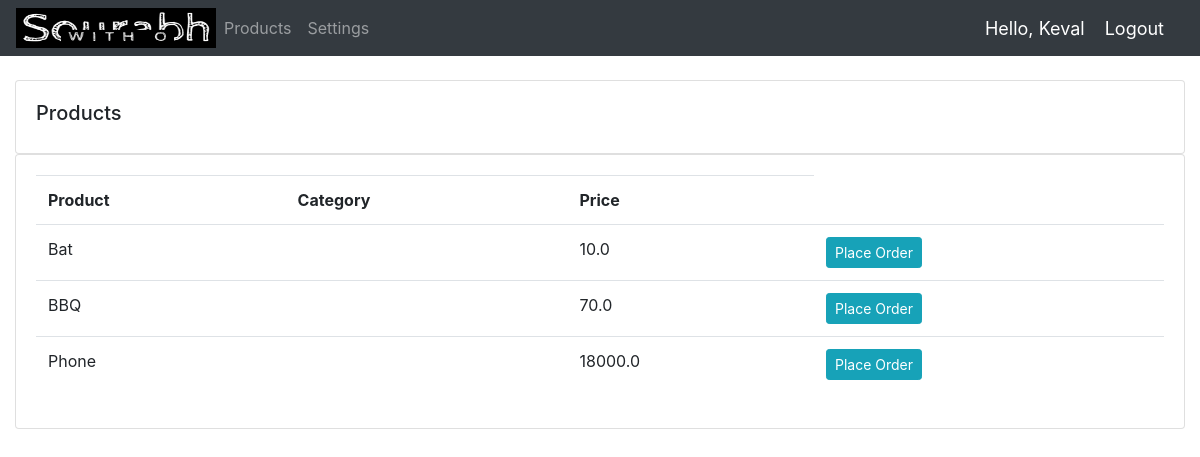
The page /products/ (signed in) on the database as committed earlier.
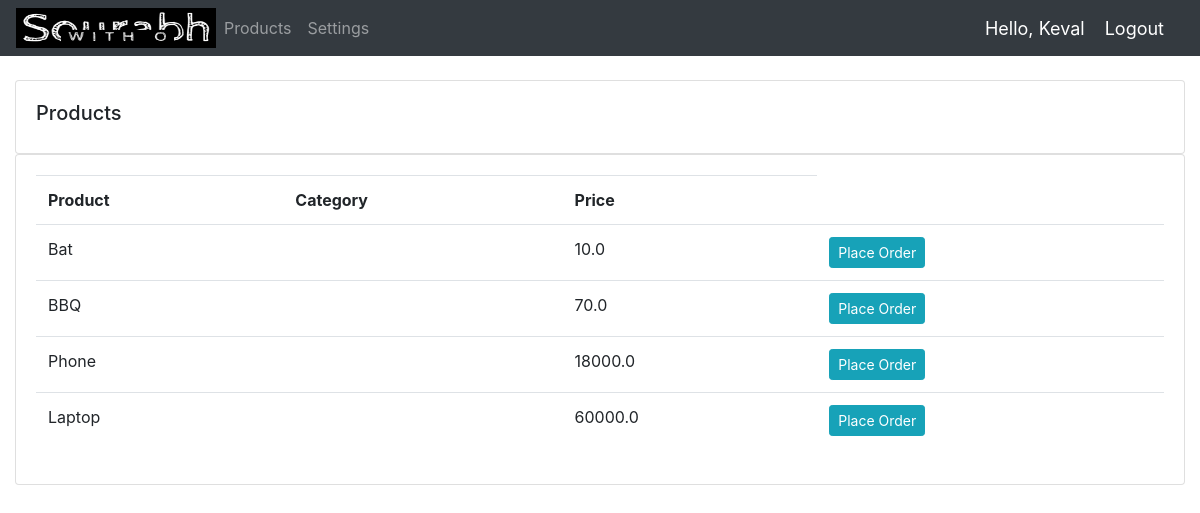
The same page on the database as committed later.
### accounts/models.py (models this page shows, shortened)
class Product(models.Model):
    name=models.CharField(max_length=200,null=True)
    price=models.FloatField(null=True)
    description=models.CharField(max_length=200,null=True,blank=True)
    date_added=models.DateTimeField(auto_now_add=True,null=True)

### accounts/views.py (the view)
# urls.py: path('products/',views.products,name="products"),
@login_required(login_url='login')
def products(request):
	products = Product.objects.all()
	return render(request, 'accounts/products.html', {'products':products})

### accounts/templates/accounts/products.html (shortened to what this page needs)
{%  extends 'accounts/main.html' %}
{% block content %}
		<br>
		<div class="row">
			<div class="col-md">
				<div class="card card-body">
					<h5>Products</h5>
				</div>
				<div class="card card-body">
					<table class="table">
						<tr>
							<th>Product</th>
							<th>Category</th>
							<th>Price</th>
						</tr>
						{% for i in products %}
							<tr>
								<td>{{i.name}}</td>
								<td>{{i.category}}</td>
								<td>{{i.price}}</td>
								{% if request.user.is_staff %}
 								{% else %}
								<td><a class="btn btn-primary  btn-sm btn-info" href="{% url 'place_order' pk=i.name %}">Place Order</a></td>
								{% endif %}
							</tr>
						{% endfor %}
					</table>
				</div>
			</div>
		</div>
{% endblock content %}

Rows that differ between the two databases and show on the page:
added Product: name "Laptop", price "60000.0"
